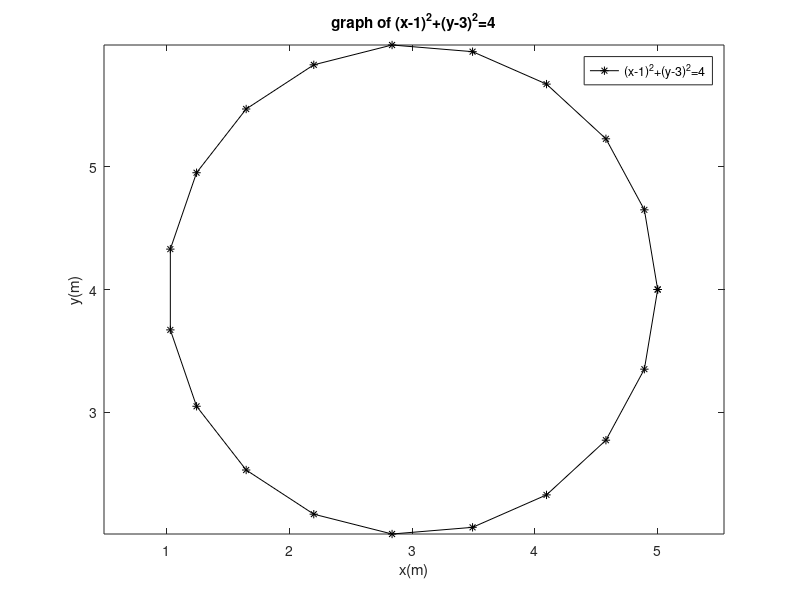

The MATLAB script that drew this image:
clc
clear all
close all
t = linspace(0, 2*pi,20);
x = 3+2*cos(t);
y = 4+2*sin(t);
plot(x,y,'k-*')
axis equal
xlabel('x(m)')
ylabel('y(m)')
title('graph of (x-1)^2+(y-3)^2=4')
legend('(x-1)^2+(y-3)^2=4')
